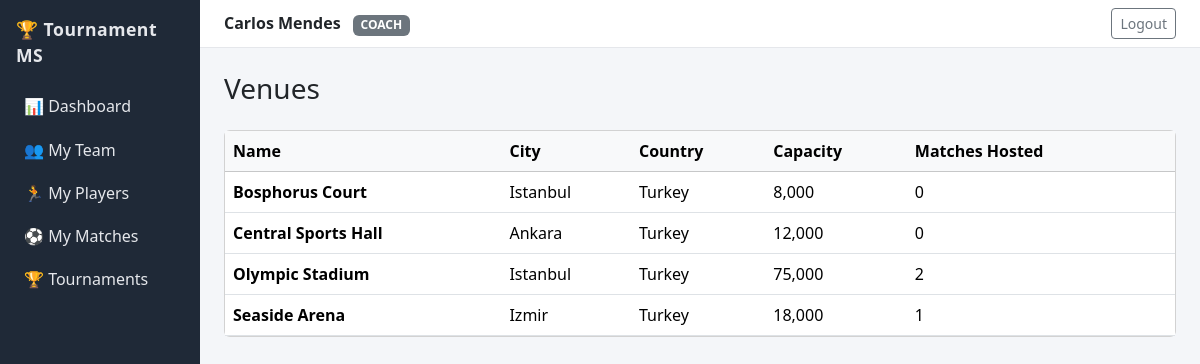
/venues/ (signed in), run on the app's committed database.
### tables this page shows
CREATE TABLE users (
    user_id       INTEGER PRIMARY KEY AUTOINCREMENT,
    username      TEXT NOT NULL UNIQUE,
    password_hash TEXT NOT NULL,
    email         TEXT NOT NULL UNIQUE,
    full_name     TEXT NOT NULL,
    role_id       INTEGER NOT NULL,
    is_active     INTEGER NOT NULL DEFAULT 1,
    created_at    TEXT    NOT NULL DEFAULT CURRENT_TIMESTAMP,
    FOREIGN KEY (role_id) REFERENCES roles(role_id)
);

CREATE TABLE roles (
    role_id     INTEGER PRIMARY KEY AUTOINCREMENT,
    role_name   TEXT NOT NULL UNIQUE,
    description TEXT DEFAULT ''
);

CREATE TABLE venues (
    venue_id   INTEGER PRIMARY KEY AUTOINCREMENT,
    name       TEXT NOT NULL,
    city       TEXT NOT NULL,
    country    TEXT NOT NULL DEFAULT 'Turkey',
    capacity   INTEGER NOT NULL CHECK (capacity > 0),
    created_at TEXT NOT NULL DEFAULT CURRENT_TIMESTAMP,
    UNIQUE (name, city)
);

### app/routes/venues.py (the view)
@venues_bp.route("/")
@login_required
def list_view():
    return render_template("venues/list.html", venues=_all_venues(),
                           venue=None, editing=False)

### app/auth.py (called while the page is built)
    @staticmethod
    def get(user_id: int):
        row = db.execute(
            """SELECT u.user_id, u.username, u.full_name, u.email, r.role_name
                 FROM users u JOIN roles r ON r.role_id = u.role_id
                WHERE u.user_id = %s AND u.is_active = TRUE""",
            (user_id,), fetch="one")
        return User(row) if row else None

### app/db.py (called while the page is built)
def _is_postgres() -> bool:
    url = current_app.config.get("DATABASE_URL") or ""
    return url.startswith("postgres")

def get_conn():
    if "db_conn" in g:
        return g.db_conn
    if _is_postgres():
        if not _HAS_PG:
            raise RuntimeError("psycopg2 not installed; cannot use PostgreSQL")
        conn = psycopg2.connect(current_app.config["DATABASE_URL"])
        conn.autocommit = False
    else:
        conn = sqlite3.connect(current_app.config["SQLITE_PATH"])
        conn.row_factory = sqlite3.Row
        conn.execute("PRAGMA foreign_keys = ON;")
    g.db_conn = conn
    return conn

def close_conn(_err=None):
    conn = g.pop("db_conn", None)
    if conn is not None:
        conn.close()

def _translate(sql: str) -> str:
    return sql if _is_postgres() else sql.replace("%s", "?")

def execute(sql: str, params: tuple = (), *, commit: bool = False, fetch: str = None):
    conn   = get_conn()
    cursor = conn.cursor(cursor_factory=psycopg2.extras.RealDictCursor) if _is_postgres() else conn.cursor()
    cursor.execute(_translate(sql), params)
    result = None
    if fetch == "one":
        row = cursor.fetchone()
        result = dict(row) if row is not None else None
    elif fetch == "all":
        rows = cursor.fetchall()
        result = [dict(r) for r in rows]
    if commit:
        conn.commit()
    cursor.close()
    return result

def init_app(app):
    app.teardown_appcontext(close_conn)
    @app.before_request
    def _ensure_schema():
        if app.config.get("_schema_ready"):
            return
        with app.app_context():
            _create_schema()
            _seed_if_empty()
        app.config["_schema_ready"] = True

### app/routes/venues.py (called while the page is built)
def _all_venues():
    return db.execute(
        """SELECT v.venue_id, v.name, v.city, v.country, v.capacity,
                  (SELECT COUNT(*) FROM matches m WHERE m.venue_id = v.venue_id) AS matches_hosted
             FROM venues v
            ORDER BY v.name""", fetch="all")

### app/templates/venues/list.html (shortened to what this page needs)
{% extends "base.html" %}
{% block content %}
<div class="d-flex justify-content-between mb-3">
  <h3>Venues</h3>
</div>
<div class="card">
  <table class="table mb-0">
    <thead class="table-light">
      <tr>
        <th>Name</th><th>City</th><th>Country</th>
        <th>Capacity</th><th>Matches Hosted</th><th></th>
      </tr>
    </thead>
    <tbody>
      {% for v in venues %}
        <tr>
          <td><strong>{{ v.name }}</strong></td>
          <td>{{ v.city }}</td>
          <td>{{ v.country }}</td>
          <td>{{ '{:,}'.format(v.capacity) }}</td>
          <td>{{ v.matches_hosted }}</td>
          <td class="text-end">
          </td>
        </tr>
      {% else %}
        <tr><td colspan="6" class="text-center text-muted py-3">No venues yet.</td></tr>
      {% endfor %}
    </tbody>
  </table>
</div>
{% endblock %}

### app/templates/base.html (shortened to what this page needs)
<!doctype html>
<html lang="en">
<head>
  <link href="https://cdn.jsdelivr.net/npm/bootstrap@5.3.3/dist/css/bootstrap.min.css" rel="stylesheet">
</head>
<body>
{% if current_user.is_authenticated %}
<div class="container-fluid">
  <div class="row">
    <nav class="col-md-2 d-none d-md-block sidebar p-0">
      <div class="brand">🏆 Tournament MS</div>
      <div class="px-2">
        <a href="{{ url_for('dashboard.index') }}">📊 Dashboard</a>
        {% if current_user.role in ('admin','organizer') %}
          <a href="{{ url_for('tournaments.list_view') }}">🏆 Tournaments</a>
          <a href="{{ url_for('teams.list_view') }}">👥 Teams</a>
          <a href="{{ url_for('players.list_view') }}">🏃 Players</a>
          <a href="{{ url_for('matches.list_view') }}">⚽ Matches</a>
          <a href="{{ url_for('venues.list_view') }}">🏟️ Venues</a>
          <a href="{{ url_for('reports.index') }}">📈 Reports</a>
        {% elif current_user.role == 'coach' %}
          <a href="{{ url_for('teams.list_view') }}">👥 My Team</a>
          <a href="{{ url_for('players.list_view') }}">🏃 My Players</a>
          <a href="{{ url_for('matches.list_view') }}">⚽ My Matches</a>
          <a href="{{ url_for('tournaments.list_view') }}">🏆 Tournaments</a>
        {% elif current_user.role == 'referee' %}
          <a href="{{ url_for('matches.list_view') }}">⚽ My Matches</a>
          <a href="{{ url_for('tournaments.list_view') }}">🏆 Tournaments</a>
          <a href="{{ url_for('venues.list_view') }}">🏟️ Venues</a>
        {% elif current_user.role == 'player' %}
          <a href="{{ url_for('matches.list_view') }}">⚽ My Team's Matches</a>
        {% endif %}
      </div>
    </nav>
    <main class="col-md-10 ms-sm-auto px-0">
      <div class="topbar d-flex justify-content-between align-items-center px-4 py-2">
        <div><strong>{{ current_user.full_name }}</strong>
             <span class="badge bg-secondary text-uppercase ms-2">{{ current_user.role }}</span></div>
        <a class="btn btn-sm btn-outline-secondary" href="{{ url_for('auth.logout') }}">Logout</a>
      </div>
      <div class="p-4">
        {% block content %}{% endblock %}
      </div>
    </main>
  </div>
</div>
{% endif %}
</body>
</html>

### app/templates/base.html (style rules this page uses)
body { background:#f4f6f9; }
.sidebar { min-height:100vh; background:#1f2937; color:#e5e7eb; }
.sidebar a { color:#e5e7eb; display:block; padding:.6rem 1rem; text-decoration:none; border-radius:.375rem; }
.brand { font-weight:700; letter-spacing:.5px; padding:1rem; font-size:1.1rem; }
.topbar { background:#fff; border-bottom:1px solid #e5e7eb; }

### data on the page
users: full_name "Carlos Mendes"
roles: role "COACH"
venues: name "Bosphorus Court", city "Istanbul", country "Turkey", capacity "8,000", matches_hosted "0"
venues: name "Central Sports Hall", city "Ankara", country "Turkey", capacity "12,000", matches_hosted "0"
venues: name "Olympic Stadium", city "Istanbul", country "Turkey", capacity "75,000", matches_hosted "2"
venues: name "Seaside Arena", city "Izmir", country "Turkey", capacity "18,000", matches_hosted "1"
